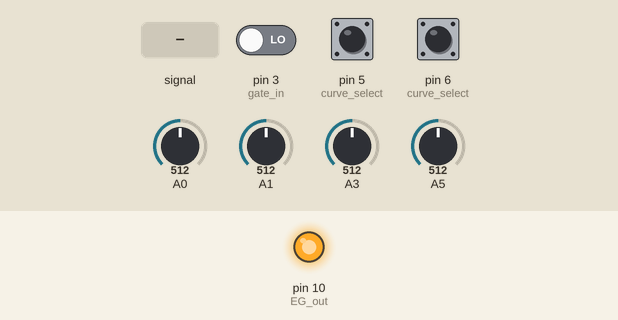
Bench run of a sketch on a simulated Arduino Uno, built with avr-gcc and run on an emulated ATmega328P. On the bench: output pins drawn as LEDs (lit = HIGH). Inputs (shaded band) come from the test bench; at power-on: A5 = 512, A1 = 512, A0 = 512, A3 = 512, pin 3 (gate_in) LOW, pin 5 (curve_select) HIGH, pin 6 (curve_select) HIGH.

Above: at 1.2 s.
1.3 s: A3 fed a 200 Hz sine of ±460 counts around its level
At 1.62 s:
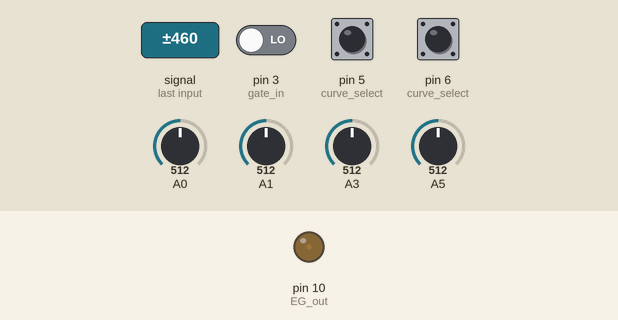
4.3 s: A5 set to 716
7.3 s: A1 set to 373
10.3 s: A0 set to 373
At 11.35 s:
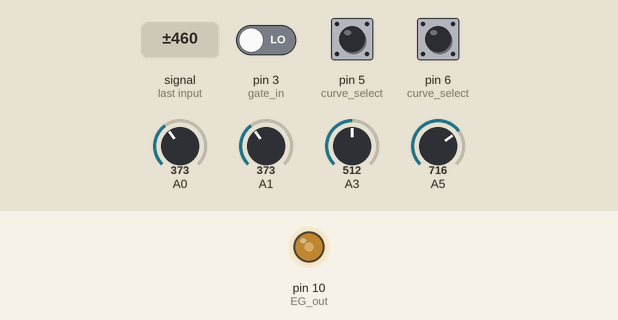
13.3 s: A3 set to 373
15.6 s: pin 3 (gate_in) driven HIGH
At 17.6 s:
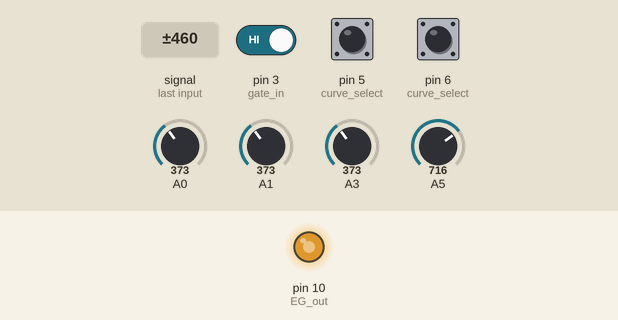
Timing chart, 0 to 18.9 s (numbered marks = the images above; inputs shaded):
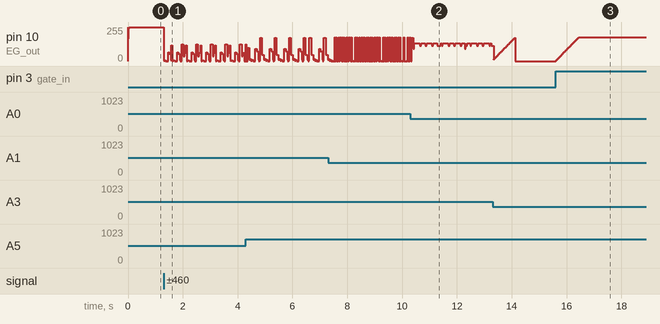

Measured:
- after the input at 15.6 s, pin 10 (EG_out): moves from 0/255 to 179/255 over 0.84 s, starting at once

The sketch:

EG-rev1.ino
```cpp
#include <avr/io.h>

//PWMsetting
unsigned int frq = 50000 ; // PWM frequency
float duty = 0.5;//PWM duty

//envelope curve wavetable
const static word LOG[200] PROGMEM = {
 0,  64, 93, 122,  150,  177,  203,  228,  253,  277,  299,  322,  343,  364,  384,  404,  423,  441,  459,  476,  493,  509,  524,  539,  554,  568,  582,  595,  608,  620,  632,  644,  655,  666,  677,  687,  697,  707,  716,  725,  734,  742,  751,  759,  766,  774,  781,  788,  795,  801,  808,  814,  820,  825,  831,  836,  842,  847,  852,  856,  861,  865,  870,  874,  878,  882,  886,  889,  893,  896,  900,  903,  906,  909,  912,  915,  917,  920,  923,  925,  928,  930,  932,  934,  937,  939,  941,  942,  944,  946,  948,  950,  951,  953,  954,  956,  957,  959,  960,  961,  963,  964,  965,  966,  967,  968,  969,  970,  971,  972,  973,  974,  975,  976,  977,  978,  978,  979,  980,  980,  981,  982,  982,  983,  984,  984,  985,  985,  986,  986,  987,  987,  988,  988,  988,  989,  989,  990,  990,  990,  991,  991,  991,  992,  992,  992,  993,  993,  993,  993,  994,  994,  994,  994,  995,  995,  995,  995,  995,  996,  996,  996,  996,  996,  997,  997,  997,  997,  997,  997,  997,  998,  998,  998,  998,  998,  998,  998,  998,  998,  999,  999,  999,  999,  999,  999,  999,  999,  999,  999,  999,  999,  999,  1000, 1000, 1000, 1000, 1000, 1000, 1000
};
const static word RAMP[200] PROGMEM = {
 0,  10, 15, 20, 25, 30, 35, 40, 45, 50, 55, 60, 65, 70, 75, 80, 85, 90, 95, 100,  105,  110,  115,  120,  125,  130,  135,  140,  145,  150,  155,  160,  165,  170,  175,  180,  185,  190,  195,  200,  205,  210,  215,  220,  225,  230,  235,  240,  245,  250,  255,  260,  265,  270,  275,  280,  285,  290,  295,  300,  305,  310,  315,  320,  325,  330,  335,  340,  345,  350,  355,  360,  365,  370,  375,  380,  385,  390,  395,  400,  405,  410,  415,  420,  425,  430,  435,  440,  445,  450,  455,  460,  465,  470,  475,  480,  485,  490,  495,  500,  505,  510,  515,  520,  525,  530,  535,  540,  545,  550,  555,  560,  565,  570,  575,  580,  585,  590,  595,  600,  605,  610,  615,  620,  625,  630,  635,  640,  645,  650,  655,  660,  665,  670,  675,  680,  685,  690,  695,  700,  705,  710,  715,  720,  725,  730,  735,  740,  745,  750,  755,  760,  765,  770,  775,  780,  785,  790,  795,  800,  805,  810,  815,  820,  825,  830,  835,  840,  845,  850,  855,  860,  865,  870,  875,  880,  885,  890,  895,  900,  905,  910,  915,  920,  925,  930,  935,  940,  945,  950,  955,  960,  965,  970,  975,  980,  985,  990,  995,  1000
};
const static word EXP[200] PROGMEM = {
 0,  0,  0,  0,  0,  0,  1,  1,  1,  1,  1,  1,  1,  1,  1,  1,  1,  1,  1,  2,  2,  2,  2,  2,  2,  2,  2,  2,  3,  3,  3,  3,  3,  3,  3,  4,  4,  4,  4,  4,  5,  5,  5,  5,  5,  6,  6,  6,  6,  7,  7,  7,  7,  8,  8,  8,  9,  9,  9,  10, 10, 10, 11, 11, 12, 12, 12, 13, 13, 14, 14, 15, 15, 16, 16, 17, 18, 18, 19, 20, 20, 21, 22, 22, 23, 24, 25, 26, 27, 28, 29, 30, 31, 32, 33, 34, 35, 36, 37, 39, 40, 41, 43, 44, 46, 47, 49, 50, 52, 54, 56, 58, 59, 61, 63, 66, 68, 70, 72, 75, 77, 80, 83, 85, 88, 91, 94, 97, 100,  104,  107,  111,  114,  118,  122,  126,  130,  135,  139,  144,  148,  153,  158,  164,  169,  175,  180,  186,  192,  199,  205,  212,  219,  226,  234,  241,  249,  258,  266,  275,  284,  293,  303,  313,  323,  334,  345,  356,  368,  380,  392,  405,  418,  432,  446,  461,  476,  491,  507,  524,  541,  559,  577,  596,  616,  636,  657,  678,  701,  723,  747,  772,  797,  823,  850,  878,  907,  936,  967,  1000
};

int i = 0;//time count
bool trig = 1;//external input detect
bool old_trig = 0;

long Atime = 100;//Attack time
long Dtime = 100;//Decay(rerease) time
int level = 1023;//output amp
byte mode = 0;//0=AR,1=ASR,2=LONG AR,3=INV,4=LFO
byte old_mode = 0;
byte curve = 0;//waveform curve ,0=LOG,1=Ramp,2=EXP
int ASR_top = 500;//for ASRmode , remind EG height when trig on to off.

bool attack_end = 0;// end = 1 , not end =0

void setup() {
 pinMode(3, INPUT);//gate in
 pinMode(5, INPUT_PULLUP); //curve select
 pinMode(6, INPUT_PULLUP); //curve select
 pinMode(10, OUTPUT);//EG out

 //PWM register setting
 TCCR1A = 0b00100001;
 TCCR1B = 0b00010001;//分周比1

 mode_select();
}

void loop() {
 old_trig = trig;
 old_mode = mode;
 mode_select();//mode knob

 if (mode != 4) {
   trig = digitalRead(3);
 }
 if ( old_mode != 4 && mode == 4) {
   trig = 1;
   old_trig = 0;
   i = 0;
   attack_end = 0;
 }

 if (old_trig == 0 && trig == 1) {//when trigger in detect
   Atime = analogRead(0) * 10;//Attack konb
   Dtime = analogRead(1) * 10;//Decay knob
   level = map(analogRead(5), 0, 1023, 1, 100);//Outpu level
   mode_select();//mode knob

   //setting curve form SW
   if (digitalRead(5) == 1 && digitalRead(6) == 1) {
     curve = 1;//Ramp
   }
   else if (digitalRead(5) == 0 && digitalRead(6) == 1) {
     curve = 0;//LOG
   }
   else if (digitalRead(5) == 1 && digitalRead(6) == 0) {
     curve = 2;//exp
   }

   duty = 0;
   attack_end = 0;
   i = 0;
 }

 switch (mode) {
   case 0://AR------------------------------------------------------------------------
     if (attack_end == 0) {
       i++;
       switch (curve) {
         case 0:
           duty =  (pgm_read_word(&(LOG[i])));
           break;

         case 1:
           duty =  (pgm_read_word(&(RAMP[i])));
           break;

         case 2:
           duty =  (pgm_read_word(&(EXP[i])));
           break;
       }

       if ( i >= 199 ) {
         i = 0;
         attack_end = 1;
       }
     }
     else if (attack_end == 1) {
       i++;
       if ( i >= 199) {
         i = 199;
       }
       switch (curve) {
         case 0:
           duty =  1000 - (pgm_read_word(&(LOG[i])));
           break;

         case 1:
           duty = 1000 - (pgm_read_word(&(RAMP[i])));
           break;

         case 2:
           duty =  1000 - (pgm_read_word(&(EXP[i])));
           break;
       }
     }
     break;

   case 1://ASR------------------------------------------------------------------------
     if (attack_end == 0) {
       i++;
       switch (curve) {
         case 0:
           duty =  (pgm_read_word(&(LOG[i])));
           break;

         case 1:
           duty =  (pgm_read_word(&(RAMP[i])));
           break;

         case 2:
           duty =  (pgm_read_word(&(EXP[i])));
           break;
       }
       if ( i >= 199 ) {
         attack_end = 1;
       }
     }
     if ( old_trig == 1 && trig == 0) {
       attack_end = 1;
       if ( i >= 199) {
         i = 199;
       }
       ASR_top = i;
       i = 0;
     }
     if (attack_end == 1 && trig == 1) {
       switch (curve) {
         case 0:
           duty =  (pgm_read_word(&(LOG[i])));
           break;

         case 1:
           duty =  (pgm_read_word(&(RAMP[i])));
           break;

         case 2:
           duty =  (pgm_read_word(&(EXP[i])));
           break;
       }
     }

     if (attack_end == 1 && trig == 0) {
       i++;
       if ( i >= ASR_top) {
         i = ASR_top;
       }
       switch (curve) {
         case 0:
           duty =  (pgm_read_word(&(LOG[ASR_top]))) - (pgm_read_word(&(LOG[i])));
           break;

         case 1:
           duty = (pgm_read_word(&(RAMP[ASR_top]))) - (pgm_read_word(&(RAMP[i])));
           break;

         case 2:
           duty =  (pgm_read_word(&(EXP[ASR_top]))) - (pgm_read_word(&(EXP[i])));
           break;
       }
     }
     break;

   case 2://LONG AR------------------------------------------------------------------------
     if (attack_end == 0) {
       i++;
       switch (curve) {
         case 0:
           duty =  (pgm_read_word(&(LOG[i / 20])));//By reducing the count of i to 1/20, the advance of time is multiplied by 20.
           break;

         case 1:
           duty =  (pgm_read_word(&(RAMP[i / 20])));
           break;

         case 2:
           duty =  (pgm_read_word(&(EXP[i / 20])));
           break;
       }
       if (Atime == 0) {//When Atime is 0, the decay is applied immediately without counting 1/20.
         switch (curve) {
           case 0:
             duty =  (pgm_read_word(&(LOG[199])));
             break;

           case 1:
             duty =  (pgm_read_word(&(RAMP[199])));
             break;

           case 2:
             duty =  (pgm_read_word(&(EXP[199])));
             break;
         }
       }

       if ( i >= 199 * 20 ) {
         i = 0;
         attack_end = 1;
       }
     }
     else if (attack_end == 1) {
       i++;
       if ( i >= 199 * 20) {
         i = 199 * 20;
       }
       switch (curve) {
         case 0:
           duty =  1000 - (pgm_read_word(&(LOG[i / 20])));
           break;

         case 1:
           duty = 1000 - (pgm_read_word(&(RAMP[i / 20])));
           break;

         case 2:
           duty =  1000 - (pgm_read_word(&(EXP[i / 20])));
           break;
       }
     }
     break;

   case 3://INV------------------------------------------------------------------------
     if (attack_end == 0) {
       i++;
       switch (curve) {
         case 0:
           duty =  1000 - (pgm_read_word(&(LOG[i])));
           break;

         case 1:
           duty =  1000 - (pgm_read_word(&(RAMP[i])));
           break;

         case 2:
           duty =  1000 - (pgm_read_word(&(EXP[i])));
           break;
       }

       if ( i >= 199 ) {
         i = 0;
         attack_end = 1;
       }
     }
     else if (attack_end == 1) {
       i++;
       if ( i >= 199) {
         i = 199;
       }
       switch (curve) {
         case 0:
           duty =  (pgm_read_word(&(LOG[i])));
           break;

         case 1:
           duty =  (pgm_read_word(&(RAMP[i])));
           break;

         case 2:
           duty =   (pgm_read_word(&(EXP[i])));
           break;
       }
     }
     break;

   case 4://LFO------------------------------------------------------------------------
     if (attack_end == 0) {
       i++;
       trig = 0;
       switch (curve) {
         case 0:
           duty =  (pgm_read_word(&(LOG[i])));
           break;

         case 1:
           duty =  (pgm_read_word(&(RAMP[i])));
           break;

         case 2:
           duty =  (pgm_read_word(&(EXP[i])));
           break;
       }

       if ( i >= 199 ) {
         i = 0;
         attack_end = 1;
       }
     }
     else if (attack_end == 1) {
       i++;
       if ( i >= 199) {
         i = 199;
       }
       switch (curve) {
         case 0:
           duty =  1000 - (pgm_read_word(&(LOG[i])));
           break;

         case 1:
           duty = 1000 - (pgm_read_word(&(RAMP[i])));
           break;

         case 2:
           duty =  1000 - (pgm_read_word(&(EXP[i])));
           break;
       }
       if ( i >= 199) {
         trig = 1;
         old_trig = 0;
         Atime = analogRead(0) * 10;//Attack konb
         Dtime = analogRead(1) * 10;//Decay knob
         mode_select();


         level = map(analogRead(5), 0, 1023, 1, 100);

         if (digitalRead(5) == 1 && digitalRead(6) == 1) {
           curve = 1;//Ramp
         }
         else if (digitalRead(5) == 1 && digitalRead(6) == 0) {
           curve = 0;//LOG
         }
         else if (digitalRead(5) == 0 && digitalRead(6) == 1) {
           curve = 2;//exp
         }
         attack_end = 0;
         i = 0;
       }
     }
     break;
 }

 //time count------------------------------------------------------------------------
 if (attack_end == 0) {//Attack time count
   delayMicroseconds(Atime);
 }
 else {//Decay(rerease)time count
   delayMicroseconds(Dtime);
 }
 PWM_OUT();//PWM duty setting
}

void PWM_OUT() {//PWM duty setting
 duty = duty * level / 100;//apply level knob setting
 // set TOP parameter
 OCR1A = (unsigned int)(8000000 / frq );
 // set DUTY parameter
 OCR1B = (unsigned int)(8000000  / frq * duty / 1000);
}

void mode_select() {
 if ( analogRead(3) <= 127) {
   mode = 0;//AR
 }
 else if ( analogRead(3) > 127 && analogRead(3) <= 383) {
   mode = 1;//ASR
 }
 else if ( analogRead(3) > 383 && analogRead(3) <= 639) {
   mode = 2;//LONG AR
 }
 else if ( analogRead(3) > 639 && analogRead(3) <= 895) {
   mode = 3;//INV
 }
 else if ( analogRead(3) > 897 && analogRead(3) <= 1023) {
   mode = 4;//LFO

 }
}
```
